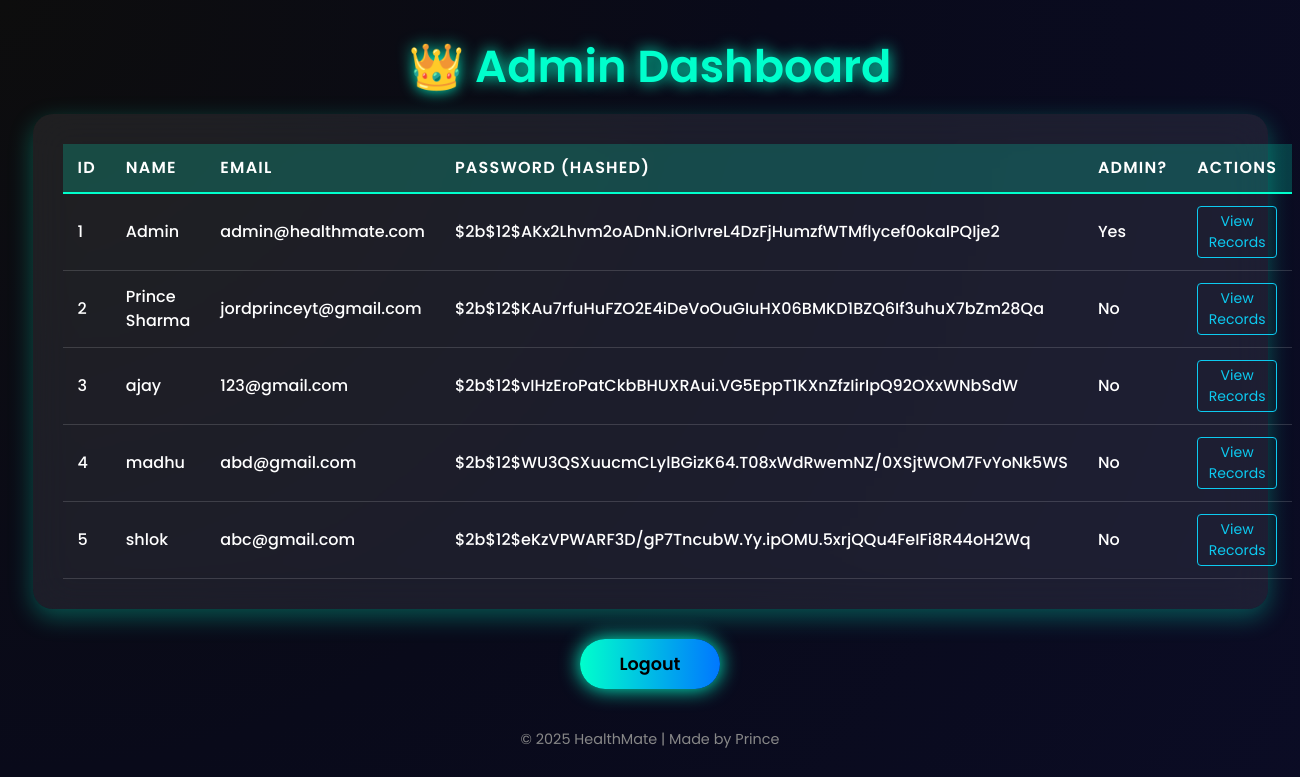
The page /admin (signed in) on the database its author committed.
### app.py (models this page shows)
class User(db.Model, UserMixin):
    id = db.Column(db.Integer, primary_key=True)
    name = db.Column(db.String(100), nullable=False)
    email = db.Column(db.String(100), unique=True, nullable=False)
    password = db.Column(db.String(200), nullable=False)
    is_admin = db.Column(db.Boolean, default=False)
    health_records = db.relationship('HealthRecord', backref='user', lazy=True)
    mental_health_records = db.relationship('MentalHealthRecord', backref='user', lazy=True)

### app.py (the view)
@app.route('/admin')
@login_required
def admin_dashboard():
    if not current_user.is_admin:
        abort(403)
    users = User.query.all()
    records = HealthRecord.query.order_by(HealthRecord.date.desc()).all()
    return render_template('admin.html', users=users, records=records)

### app.py (called while the page is built)
@login_manager.user_loader
def load_user(user_id):
    return User.query.get(int(user_id))

### templates/admin.html (shortened to what this page needs)
<!DOCTYPE html>
<html lang="en">
<head>
  <link href="https://cdn.jsdelivr.net/npm/bootstrap@5.3.0/dist/css/bootstrap.min.css" rel="stylesheet" />
</head>
<body>
  <h1>👑 Admin Dashboard</h1>
  <div class="dashboard-container">
    <table>
      <thead>
        <tr>
          <th>ID</th>
          <th>Name</th>
          <th>Email</th>
          <th>Password (hashed)</th>
          <th>Admin?</th>
          <th>Actions</th>
        </tr>
      </thead>
      <tbody>
        {% for user in users %}
        <tr>
          <td>{{ user.id }}</td>
          <td>{{ user.name }}</td>
          <td>{{ user.email }}</td>
          <td>{{ user.password }}</td>
          <td>{{ "Yes" if user.is_admin else "No" }}</td>
          <td>
            <a href="{{ url_for('admin_user_records', user_id=user.id) }}" class="btn btn-sm btn-outline-info">View Records</a>
          </td>
        </tr>
        {% endfor %}
      </tbody>
    </table>
  </div>
  <button class="btn-logout" onclick="window.location.href='/logout'">Logout</button>
  <footer>
    © 2025 HealthMate | Made by Prince
  </footer>
</body>
</html>

### templates/admin.html (style rules this page uses)
body { font-family: 'Poppins', sans-serif; background: radial-gradient(circle at top left, #0d0d0d, #090a1a, #0b0c25); color: white; min-height: 100vh; margin: 0; padding: 0; overflow-x: hidden; }
h1 { text-align: center; margin: 40px 0 20px; font-weight: 600; font-size: 2.8rem; color: #00ffcc; text-shadow: 0 0 15px #00ffcc; }
.dashboard-container { max-width: 95%; margin: auto; background: rgba(255, 255, 255, 0.08); backdrop-filter: blur(20px); border-radius: 20px; padding: 30px; box-shadow: 0 8px 25px rgba(0, 255, 204, 0.3); }
table { width: 100%; border-collapse: collapse; color: white; }
thead th { background: rgba(0, 255, 204, 0.2); padding: 12px 15px; font-weight: 600; letter-spacing: 1.2px; text-transform: uppercase; border-bottom: 2px solid #00ffcc; }
tbody td { padding: 12px 15px; border-bottom: 1px solid rgba(255, 255, 255, 0.15); font-weight: 500; }
.btn-logout { display: block; margin: 30px auto 40px; padding: 12px 40px; font-weight: 600; font-size: 1.1rem; color: #000; background: linear-gradient(90deg, #00ffcc, #0077ff); border: none; border-radius: 50px; box-shadow: 0 0 20px #00ffcc; transition: all 0.3s ease-in-out; cursor: pointer; }
footer { text-align: center; color: #888; font-size: 0.9rem; margin-bottom: 30px; user-select: none; }

### rows shown on the page
User: id "1", name "Admin", email "admin@healthmate.com", password "$2b$12$AKx2Lhvm2oADnN.iOrIvreL4DzFjHumzfWTMflycef0okalPQIje2", is_admin "Yes"
User: id "2", name "Prince Sharma", email "jordprinceyt@gmail.com", password "$2b$12$KAu7rfuHuFZO2E4iDeVoOuGIuHX06BMKD1BZQ6If3uhuX7bZm28Qa", is_admin "No"
User: id "3", name "ajay", email "123@gmail.com", password "$2b$12$vIHzEroPatCkbBHUXRAui.VG5EppT1KXnZfzIirIpQ92OXxWNbSdW", is_admin "No"
User: id "4", name "madhu", email "abd@gmail.com", password "$2b$12$WU3QSXuucmCLylBGizK64.T08xWdRwemNZ/0XSjtWOM7FvYoNk5WS", is_admin "No"
User: id "5", name "shlok", email "abc@gmail.com", password "$2b$12$eKzVPWARF3D/gP7TncubW.Yy.ipOMU.5xrjQQu4FeIFi8R44oH2Wq", is_admin "No"
